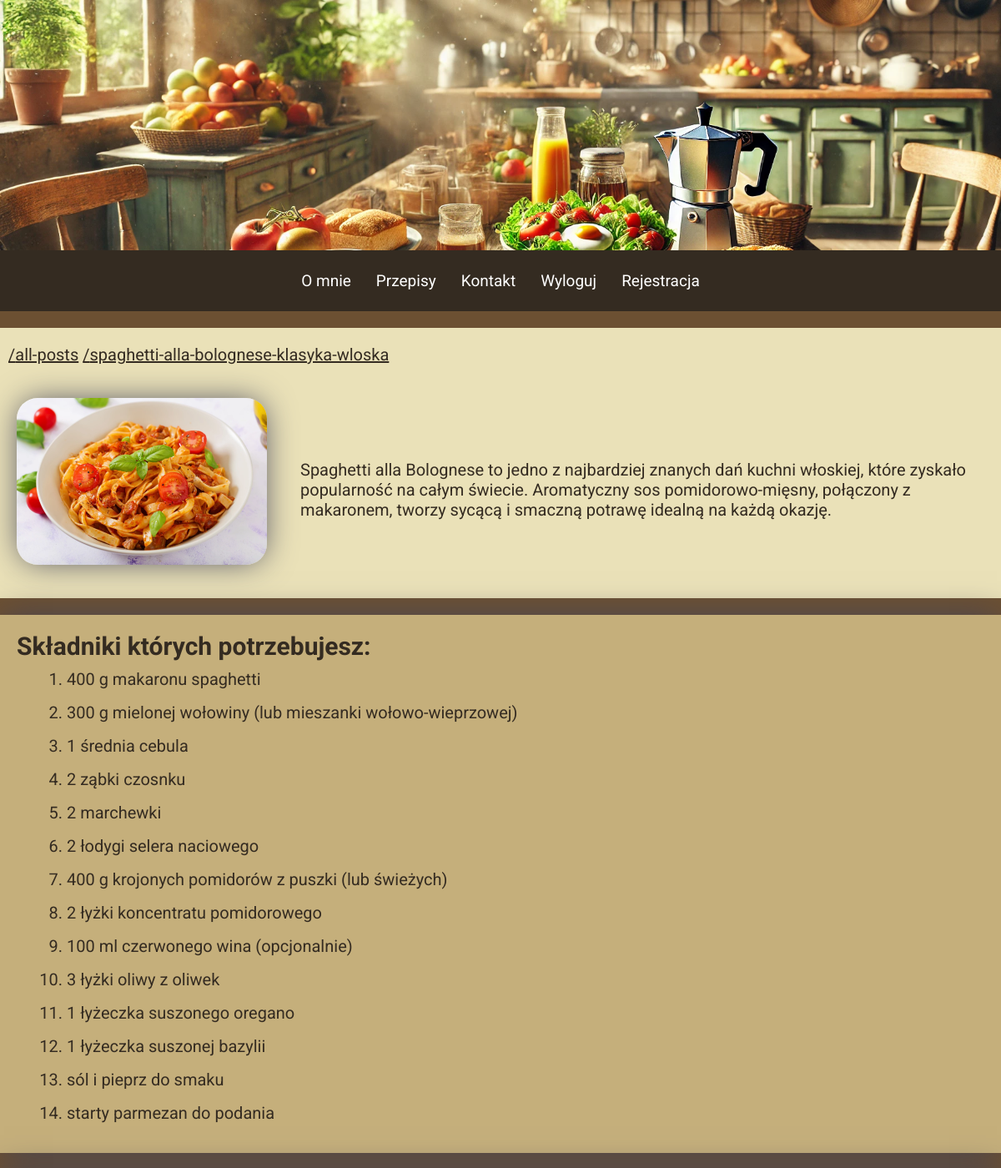
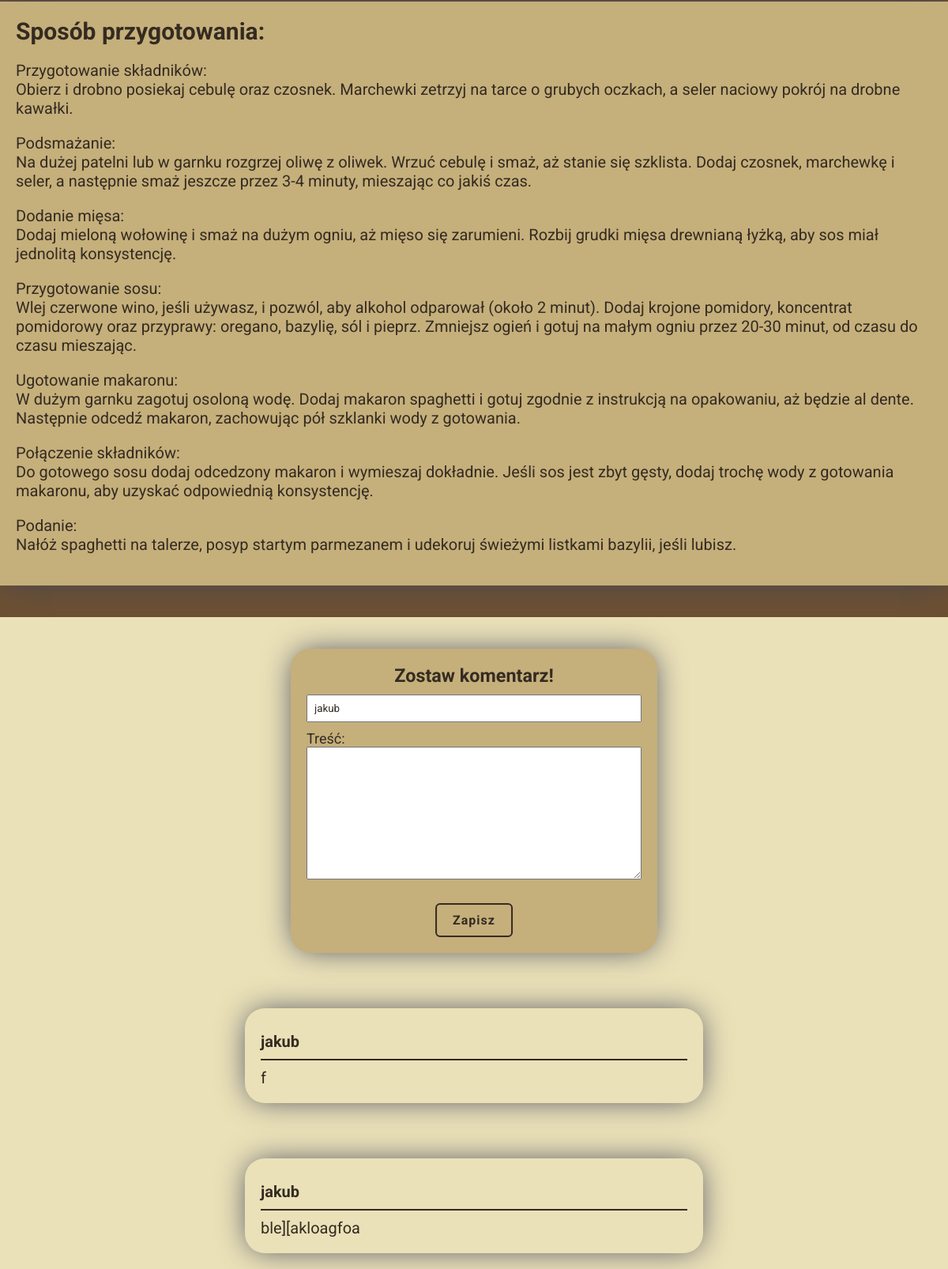
/all-posts/spaghetti-alla-bolognese-klasyka-wloska (signed in), run on the app's committed database (2 pictures, top to bottom).
### blog/models.py (models this page shows, shortened)
class PostModel(models.Model):
    title = models.CharField(max_length=150, verbose_name="Tytuł:")
    author = models.ForeignKey(
        User, verbose_name=("Autor:"), on_delete=models.CASCADE)
    slug = models.SlugField(primary_key=True)
    date = models.DateField(auto_now_add=True, verbose_name="Data:")
    excerpt = models.TextField(verbose_name="skrót", validators=[
                               MinLengthValidator, MaxLengthValidator(250)])
    ingredients = models.TextField(
        validators=[MinLengthValidator(5)], verbose_name="Składniki:", null=True)
    prepare = models.TextField(
        validators=[MinLengthValidator(5)], verbose_name="Sposób przygotowania:", null=True)
    image = models.ImageField(upload_to="dishes")
    tags = models.ManyToManyField(TagModel, verbose_name=("Tag:"))
    class Meta:
        verbose_name_plural = "Posty"

class UserCommentModel(models.Model):
    user = models.ForeignKey(
        User, verbose_name="Użytkownik:", on_delete=models.CASCADE)
    content = models.TextField(verbose_name="Treść:", null=False)
    post = models.ForeignKey(
        PostModel, verbose_name="Post:", on_delete=models.CASCADE, related_name="comments")
    class Meta:
        verbose_name_plural = "Komentarze"

### blog/views.py (the view)
# urls.py: path("all-posts/<slug:slug>", views.PostView.as_view(), name="post"),
class PostView(DetailView):
    model = PostModel
    context_object_name = "post"
    template_name = "blog/post_detail.html"
    login_form = LoginUserForm()
    comment_form = UserCommentForm()
    def breadcrubs_generator(self, path):
        home_url = reverse("main_page")
        path_splited = path.strip("/").split("/")
        paths = {}
        pre_path = ""
        for path in path_splited:
            pre_path += f"/{path}"
            paths[path] = pre_path
        return paths
    def get_context_data(self, **kwargs):
        context = super().get_context_data(**kwargs)
        context["ingredients"] = self.object.ingredients.split("\n")
        context["breadcrumbs"] = self.breadcrubs_generator(self.request.path)
        context["comments"] = self.object.comments.all().order_by("-pk")
        login_form_data = self.request.session.pop("login_form_data", None)
        if login_form_data:
            self.login_form = LoginUserForm(login_form_data)
        if self.request.user.is_authenticated:
            comment_form_data = self.request.session.pop(
                "comment_form_data", None)
            print(comment_form_data)
            if comment_form_data:
                self.comment_form = UserCommentForm(comment_form_data)
            context["form"] = self.comment_form
        else:
            context["form"] = self.login_form
        return context

### blog/forms.py (shortened to what this page needs)
class UserCommentForm(forms.ModelForm):
    class Meta:
        model = UserCommentModel
        fields = ["content"]

### blog/templates/blog/post_detail.html (shortened to what this page needs)
{% extends "base.html" %}
{% load static %}
{% block style %}
    <link rel="stylesheet" href="{% static "blog/includes/forms.css" %}">
    <link rel="stylesheet" href="{% static "blog/post.css" %}">
{% endblock  %}
{% block content %}
    <section class="breadcrumbs">
        {% for name,value in breadcrumbs.items  %}
            <a href="{{value}}">/{{name}}</a>
        {% endfor %}
    </section>
    <section class="head_post">
            <img src="{{post.image.url}}" alt="{{post.title}}">
            <p>{{post.excerpt}}</p>
    </section>
    <section class="post_body">
        <div class="ingredients">
            <h2>Składniki których potrzebujesz:</h2>
            <ol>
                {% for ingredient in ingredients  %}
                        <li>{{ingredient}}</li>
                {% endfor %}
            </ol>
        </div>
        <div class="recipe">
            <h2>Sposób przygotowania:</h2>
            <p> {{post.prepare|linebreaks}}</p>
        </div>
    </section>
    <section class="comment-section ">
        {% if user.is_authenticated %}
            <div class="form">
                <h3>Zostaw komentarz!</h3>
                <form action="{% url "comment" %}" method="POST">
                    <div class="form-field">
                        <input type="text" name="username" value="{{ user.username }}" readonly>
                    </div>
                    <div class="form-field">
                        {{form.content.label_tag}}
                        {{form.content}}
                    </div>
                    <button class="btn">Zapisz</button>
                </form>
            </div>
        {% endif %}
        <div class="comments">
            {% for comment in comments%}
                <div class="comment">
                    <p class="user-name">{{comment.user}}</p>
                    <p class="comment-content">{{comment.content}}</p>
                </div>
            {% endfor %}
        </div>
    </section>
{% endblock  %}

### static/base.css (style rules this page uses)
:root { --primary-color: #EAE1B8; --secondary-color: #C5AF7B; --buttons-color: #9C7D4F; --text-color: #342B21; --second-text-color: #6C5032; --box-shadow: 0px 0px 38px -5px rgba(66, 68, 90, 1); }
* { box-sizing: border-box; margin: 0; padding: 0; font-family: "Roboto", serif; color: var(--text-color); }
body { background-color: var(--second-text-color); }
.btn { display: inline-block; font-size: .8rem; letter-spacing: 1px; font-weight: bold; padding: .5rem 1rem; margin-top: 1rem; margin-left: 50%; transform: translateX(-50%); color: var(--text-color); background-color: transparent; border: 2px solid var(--text-color); border-radius: 6px; transition: .4s ease; }
@media (min-width:400px) { html { font-size: 20px; } }
.comment { margin-top: 3.5rem; padding: 1rem; border-radius: 25px; -webkit-box-shadow: var(--box-shadow); -moz-box-shadow: var(--box-shadow); box-shadow: var(--box-shadow); }
.comment .user-name { display: block; font-weight: bold; margin: .5rem 0; }
.comment .user-name::after { content: ""; display: block; height: 2px; margin: .5rem 0; background-color: var(--text-color); }
@media (min-width: 425px) { .comments { width: 80%; margin: 0 auto; } }
@media (min-width:725px) { .comments { width: 60%; } }
@media (min-width: 1200px) { .comments { width: 50%; } }

### blog/static/blog/includes/forms.css (style rules this page uses)
.form { margin: 1rem 2rem; color: var(--text-color); background-color: var(--secondary-color); padding: 1rem; border-radius: 25px; -webkit-box-shadow: var(--box-shadow); -moz-box-shadow: var(--box-shadow); box-shadow: var(--box-shadow); }
.form-field { display: flex; flex-direction: column; margin: .5rem 0; }
.form label { font-size: .9rem; }
.form input, .form textarea { padding: .4rem; }
@media (min-width:570px) { .form { width: 60%; margin: 1rem auto; } }
@media (min-width:990px) { .form { width: 40% } }

### blog/static/blog/post.css (style rules this page uses)
.breadcrumbs { padding: 1rem .5rem; margin-top: 1rem; background-color: var(--primary-color); }
.head_post { margin-bottom: 1rem; padding: 1rem; background-color: var(--primary-color); }
.head_post::after { content: ""; clear: both; display: table; }
.head_post img, .ingredients, .recipe { -webkit-box-shadow: var(--box-shadow); -moz-box-shadow: var(--box-shadow); box-shadow: var(--box-shadow); }
.head_post img { float: left; width: 9rem; border-radius: 25px; margin-right: 1rem; margin-bottom: 1rem; }
.head_post P { margin-left: 1rem; }
.ingredients { background-color: var(--secondary-color); margin-bottom: 1rem; padding: 1rem; }
.ingredients ol { margin-left: 2rem; }
.ingredients li { margin-bottom: .5rem; }
.post_body h2 { margin-bottom: .5rem; }
.recipe { background-color: var(--secondary-color); padding: 1rem; margin-bottom: 2rem; }
.recipe p { margin: 1rem 0; }
.comment-section { padding: 1rem; background-color: var(--primary-color); }
.form h3 { text-align: center; }
.form textarea { min-height: 5rem; }
.comment { margin-top: 3.5rem; padding: 1rem; border-radius: 25px; -webkit-box-shadow: var(--box-shadow); -moz-box-shadow: var(--box-shadow); box-shadow: var(--box-shadow); }
.comment .user-name { display: block; font-weight: bold; margin: .5rem 0; }
.comment .user-name::after { content: ""; display: block; height: 2px; margin: .5rem 0; background-color: var(--text-color); }
@media (min-width: 425px) { .comments { width: 80%; margin: 0 auto; } }
@media (min-width: 570px) { .form { width: 90%; } }
@media (min-width:725px) { .head_post img { float: none; width: 15rem; } }
@media (min-width:725px) { .head_post { display: flex; align-items: center; } }
@media (min-width:725px) { .ingredients ol { margin-left: 3rem; } }
@media (min-width:725px) { .ingredients li { margin-bottom: .8rem; } }
@media (min-width:725px) { .form { width: 70%; } }
@media (min-width:725px) { .comments { width: 60%; } }
@media (min-width:900px) { .form { width: 50%; } }
@media (min-width: 1200px) { .form { width: 40%; } }
@media (min-width: 1200px) { .comments { width: 50%; } }

### data on the page
PostModel: image (picture), excerpt "Spaghetti alla Bolognese to jedno z najbardziej znanych dań kuchni włoskiej, które zyskało popularność na całym świecie. Aromatyczny sos pomidorowo-mięsny, połączony z makaronem, tworzy sycącą i smaczną potrawę idealną na każdą okazję.", prepare "Przygotowanie składników: Obierz i drobno posiekaj cebulę oraz czosnek. Marchewki zetrzyj na tarce o grubych oczkach, a seler naciowy pokrój na drobne kawałki. Podsmażanie: Na dużej patelni lub w garnku rozgrzej oliwę z oliwek. Wrzuć cebulę i smaż, aż stanie się szklista. Dodaj czosnek, marchewkę i seler, a następnie smaż jeszcze przez 3-4 minuty, mieszając co jakiś czas. Dodanie mięsa: Dodaj mieloną wołowinę i smaż na dużym ogniu, aż mięso się zarumieni. Rozbij grudki mięsa drewnianą łyżką, aby sos miał jednolitą konsystencję. Przygotowanie sosu: Wlej czerwone wino, jeśli używasz, i pozwól, aby alkohol odparował (około 2 minut). Dodaj krojone pomidory, koncentrat pomidorowy oraz przyprawy:…"
UserCommentModel: user "jakub", content "f"
UserCommentModel: user "jakub", content "ble][akloagfoa"

### other printed values
{{ name }} "all-posts" "spaghetti-alla-bolognese-klasyka-wloska"
{{ ingredient }} "400 g makaronu spaghetti" "300 g mielonej wołowiny (lub mieszanki wołowo-wieprzowej)" "1 średnia cebula" "2 ząbki czosnku" "2 marchewki" "2 łodygi selera naciowego" "400 g krojonych pomidorów z puszki (lub świeżych)" "2 łyżki koncentratu pomidorowego" "100 ml czerwonego wina (opcjonalnie)" "3 łyżki oliwy z oliwek" "1 łyżeczka suszonego oregano" "1 łyżeczka suszonej bazylii" "sól i pieprz do smaku" "starty parmezan do podania"
